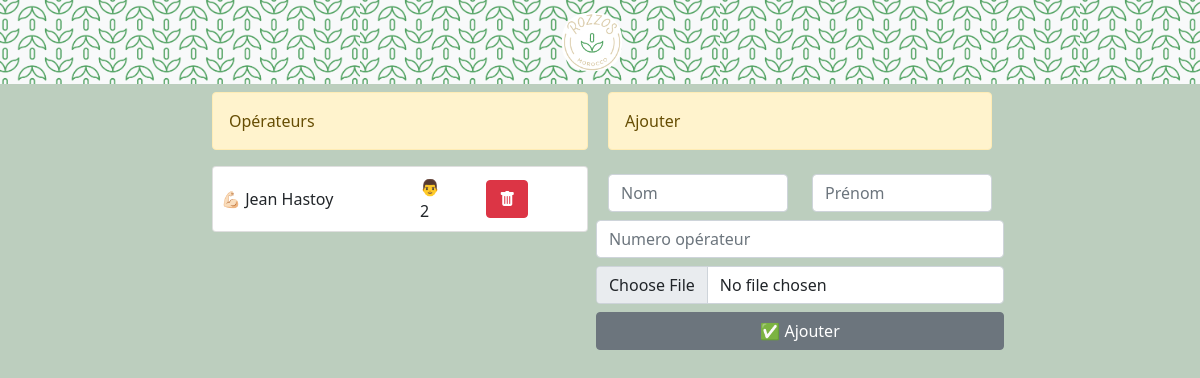
The page /workers on the database as committed earlier.
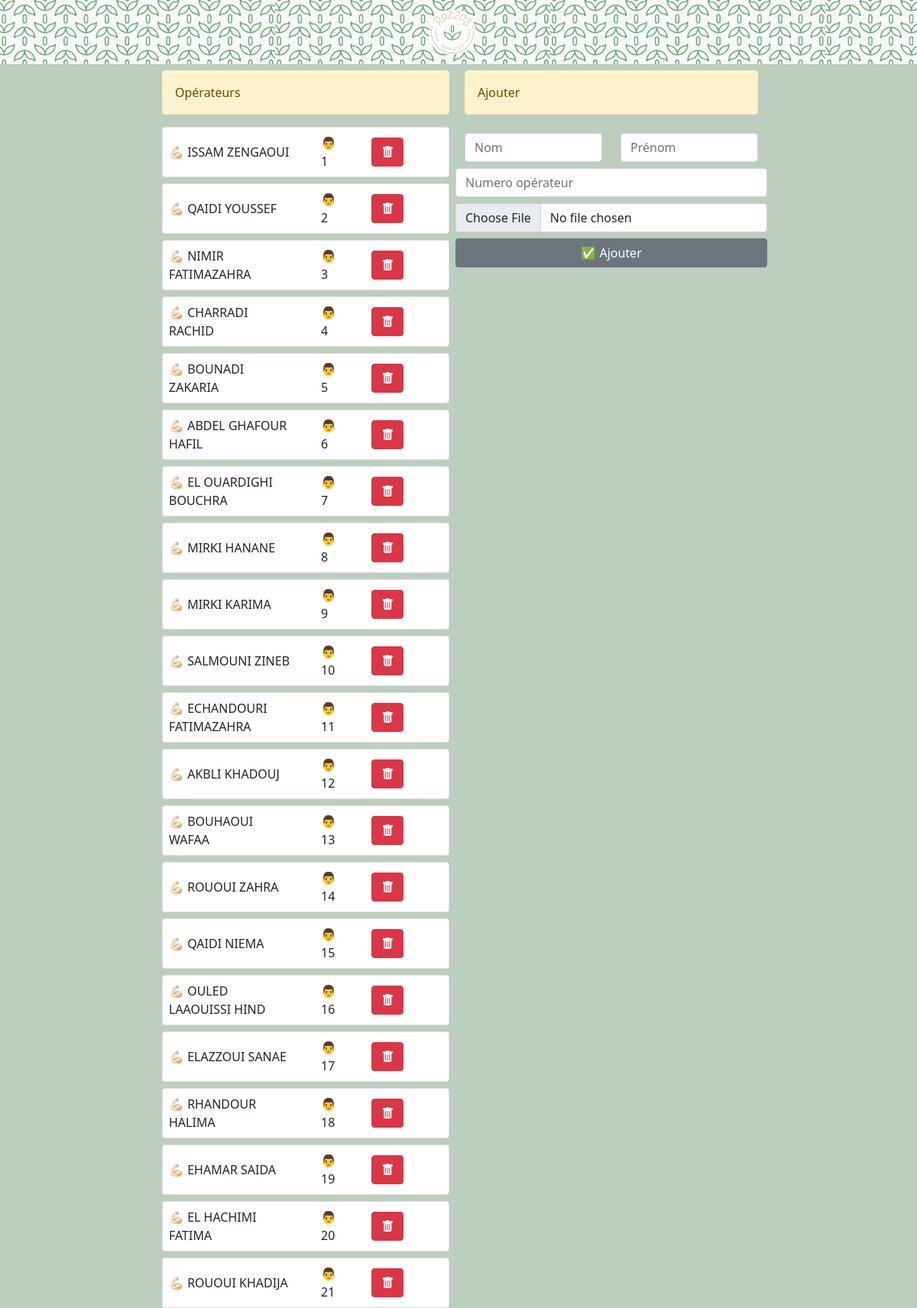
The same page on the database as committed later.
### app/models/worker.py (models this page shows)
class Worker(db.Model):
    __tablename__ = 'worker'
    id = db.Column(db.Integer, primary_key=True)
    first_name = db.Column(db.String(80), nullable=False)
    last_name = db.Column(db.String(80), nullable=False)
    num_worker = db.Column(db.Integer, nullable=False)
    tasks = db.relationship('BaseTask', backref='worker', lazy='select')

### app/workers.py (the view)
@bp_workers.route('', methods=['GET', 'POST'])
def index():
    from .models import Worker
    from main import db
    if request.method == 'POST':
        worker = Worker(first_name=request.form.get('first_name'), last_name=request.form.get('last_name'), num_worker=request.form.get('num_worker'))
        db.session.add(worker)
        db.session.commit()
    workers = Worker.query.order_by(Worker.num_worker).all()
    return render_template('workers.html', workers=workers)

### app/templates/workers.html
<!DOCTYPE html>
<html lang="fr">
  {% include 'head.html' %}
  <body>
    {% include 'nav_bar.html' %}
    <div class="container-fluid mt-2">
      <div class="row d-flex justify-content-center justify-content-center">
        <div class="col-md-4">
          <div class="alert alert-warning" role="alert">Opérateurs</div>
          {% for worker in workers%}
          <div class="card mt-2">
            <div class="row justify-content-between align-items-center">
              <div class="col-md-6 col-6">
                <div class="p-2 justify-content-center align-items-center">
                  💪🏻 {{worker.last_name}} {{worker.first_name}}
                </div>
              </div>
              <div class="col-md-2 col-2">
                <div class="p-2 justify-content-center align-items-center">
                  👨 {{worker.num_worker}}
                </div>
              </div>
              <div class="col-md-4 col-4">
                <div class="p-2 justify-content-center align-items-center">
                  <form
                    id="delete_worker_{{worker.id}}"
                    method="POST"
                    action="{{url_for('workers.delete', worker_id=worker.id)}}"
                  >
                    <button
                      form="delete_worker_{{worker.id}}"
                      type="submit"
                      class="btn btn-danger"
                    >
                      <i class="bi bi-trash-fill"></i>
                    </button>
                  </form>
                </div>
              </div>
            </div>
          </div>
          {% endfor %}
        </div>
        <div class="col-md-4 px-2">
          <div class="alert alert-warning" role="alert">Ajouter</div>
          <form method="POST" href="#">
            <div class="row justify-content-between align-items-center">
              <div class="col-md-6 mt-2">
                <input
                  required
                  type="text"
                  class="form-control"
                  placeholder="Nom"
                  name="last_name"
                />
              </div>
              <div class="col-md-6 mt-2">
                <input
                  required
                  type="text"
                  class="form-control"
                  placeholder="Prénom"
                  name="first_name"
                />
              </div>
            </div>
            <div class="row justify-content-center align-items-center mt-2">
              <input
                placeholder="Numero opérateur"
                type="number"
                class="form-control"
                name="num_worker"
              />
            </div>
            <div class="row justify-content-center align-items-center mt-2">
              <input accept="image/*" type="file" class="form-control" />
            </div>
            <div class="row justify-content-center align-items-center mt-2">
              <button class="btn btn-secondary" type="submit">
                ✅ Ajouter
              </button>
            </div>
          </form>
        </div>
      </div>
    </div>
  </body>
</html>

### app/templates/head.html (shortened to what this page needs)
{% block head %}
<head>
  <meta🎋 property="og:title" content="ROZZOS 🎋." />
  <link
    href="https://cdn.jsdelivr.net/npm/bootstrap@5.0.2/dist/css/bootstrap.min.css"
    rel="stylesheet"
  />
  <link
    rel="stylesheet"
    href="https://cdn.jsdelivr.net/npm/bootstrap-icons@1.8.3/font/bootstrap-icons.css"
  />
  <link rel="stylesheet" href="{{url_for('static', filename='style.css')}}" />
</head>
{% endblock %}

### app/templates/nav_bar.html
{% block nav_bar %}
<nav class="navbar navbar-light bg-light">
  <div class="container-fluid justify-content-center align-items-center">
    <a class="navbar-brand" href="{{url_for('index.index')}}">
      <img id='logo' src={{url_for('static', filename='images/logo.png')}}
      alt="" />
    </a>
  </div>
</nav>
{% endblock %}

### app/static/style.css (style rules this page uses)
.navbar { background-color: white; background-image: url("images/background.png"); background-repeat: repeat; background-size: 30%; }
body { background-color: #bccebe; }
#logo { background-color: white; width: 60px; border-radius: 25px; }

Rows that differ between the two databases and show on the page:
removed Worker: last_name "Jean", first_name "Hastoy", num_worker "2"
added Worker: last_name "ISSAM", first_name "ZENGAOUI", num_worker "1"
added Worker: last_name "QAIDI", first_name "YOUSSEF", num_worker "2"
added Worker: last_name "NIMIR", first_name "FATIMAZAHRA", num_worker "3"
added Worker: last_name "CHARRADI", first_name "RACHID", num_worker "4"
added Worker: last_name "BOUNADI", first_name "ZAKARIA", num_worker "5"
added Worker: last_name "ABDEL GHAFOUR", first_name "HAFIL", num_worker "6"
added Worker: last_name "EL OUARDIGHI", first_name "BOUCHRA", num_worker "7"
added Worker: last_name "MIRKI", first_name "HANANE", num_worker "8"
added Worker: last_name "MIRKI", first_name "KARIMA", num_worker "9"
added Worker: last_name "SALMOUNI", first_name "ZINEB", num_worker "10"
added Worker: last_name "ECHANDOURI", first_name "FATIMAZAHRA", num_worker "11"
added Worker: last_name "AKBLI", first_name "KHADOUJ", num_worker "12"
added Worker: last_name "BOUHAOUI", first_name "WAFAA", num_worker "13"
added Worker: last_name "ROUOUI", first_name "ZAHRA", num_worker "14"
added Worker: last_name "QAIDI", first_name "NIEMA", num_worker "15"
added Worker: last_name "OULED LAAOUISSI", first_name "HIND", num_worker "16"
added Worker: last_name "ELAZZOUI", first_name "SANAE", num_worker "17"
added Worker: last_name "RHANDOUR", first_name "HALIMA", num_worker "18"
added Worker: last_name "EHAMAR", first_name "SAIDA", num_worker "19"
added Worker: last_name "EL HACHIMI", first_name "FATIMA", num_worker "20"
added Worker: last_name "ROUOUI", first_name "KHADIJA", num_worker "21"
